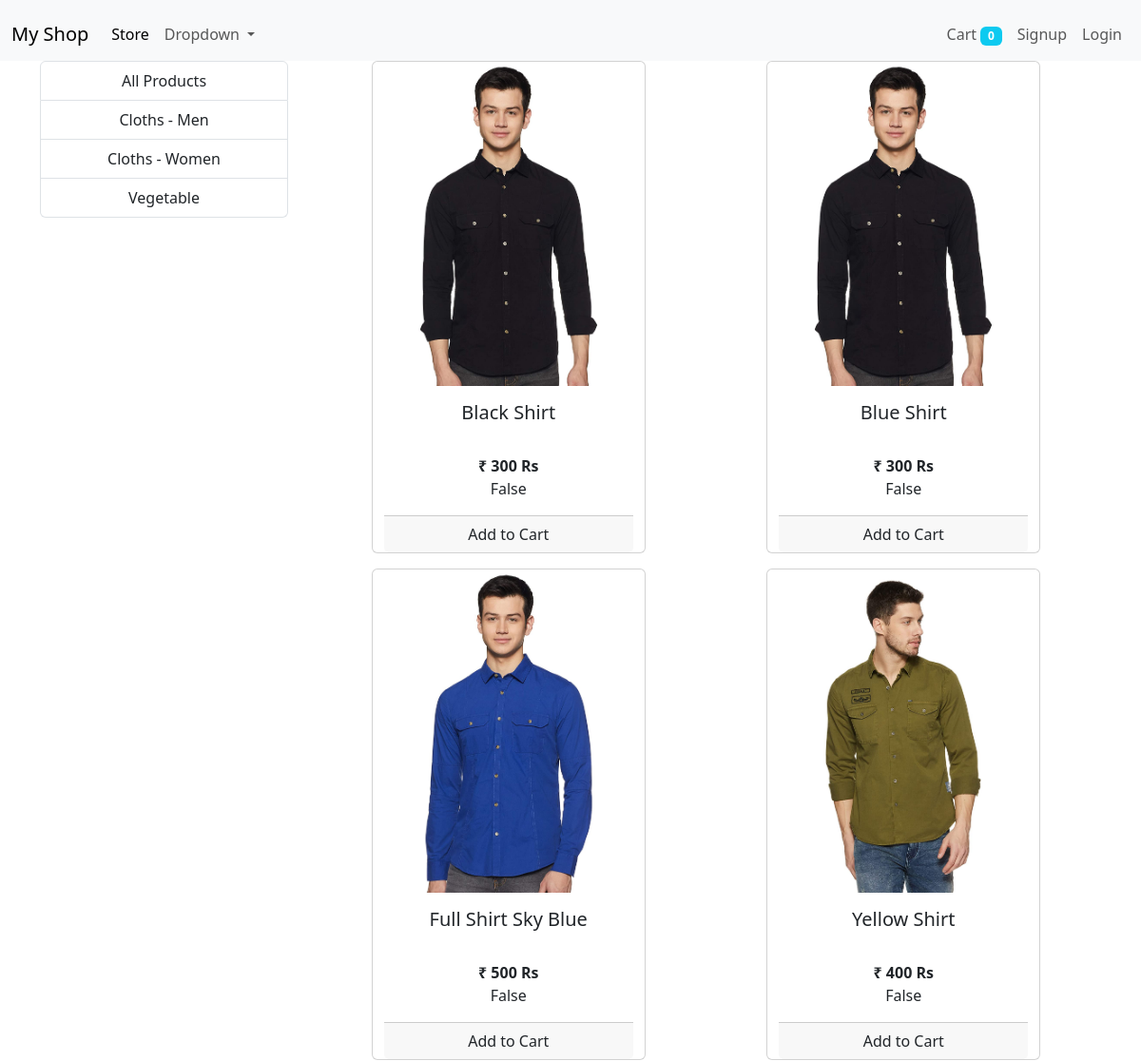
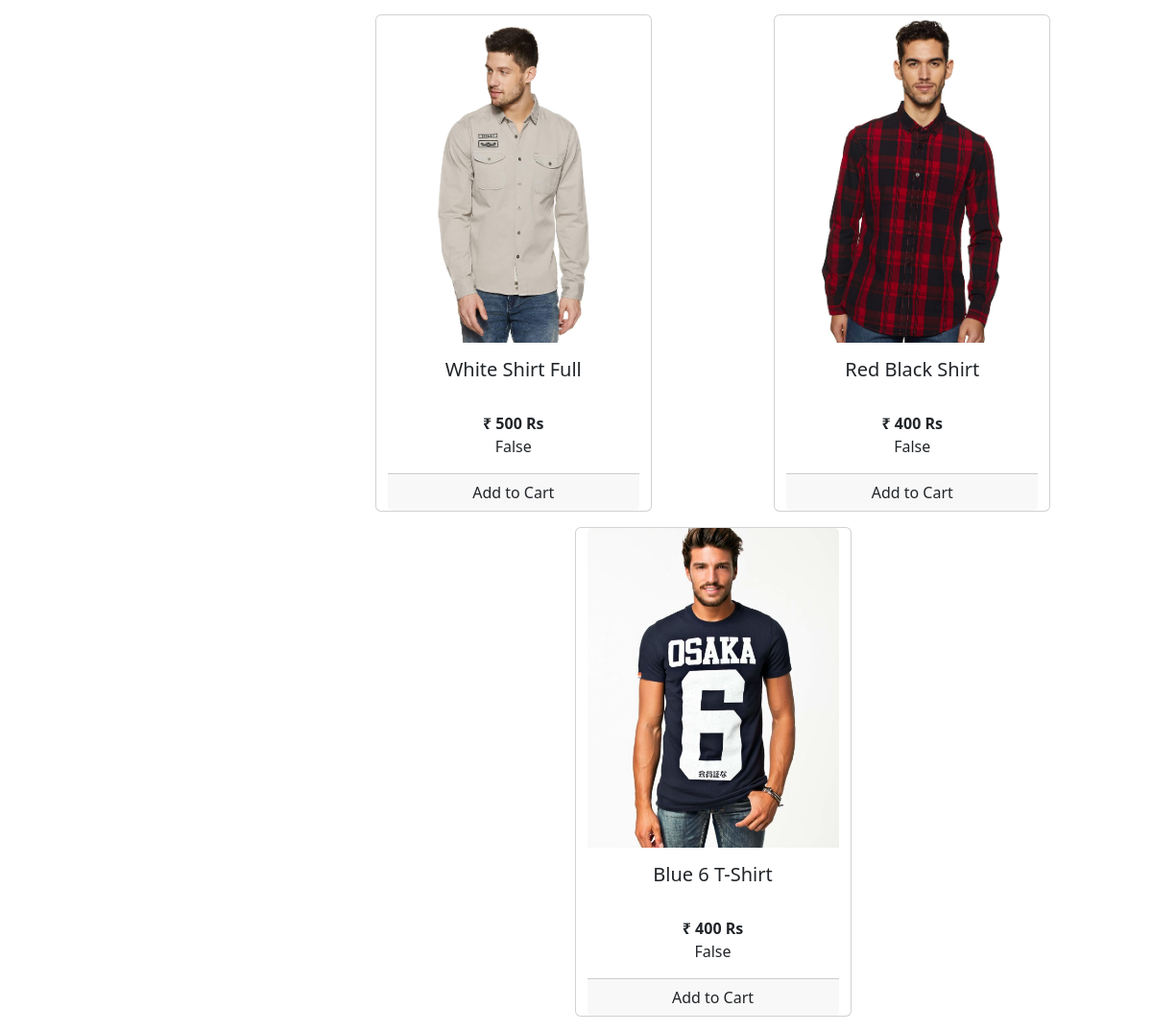
/?category=1, run on the app's committed database (2 pictures, top to bottom).
### Store/models/category.py (models this page shows, shortened)
class category(models.Model):
    name = models.CharField(max_length=20)
    @staticmethod
    def get_all_categories():
         return category.objects.all()

### Store/models/product.py (models this page shows, shortened)
class product (models.Model):
    name = models.CharField(max_length=50)
    price = models.IntegerField(default=0)
    category = models.ForeignKey(category, on_delete = models.CASCADE, default = 1)
    description = models.CharField(max_length=200, default='', null=True, blank=True)
    image = models.ImageField(upload_to='uploads/products/')
    @staticmethod
    def get_all_products_by_categoryid(category_id):
        if category_id:
            return product.objects.filter(category = category_id)
        else:
            return product.get_all_products()

### Store/views/home.py (the view, shortened to what this page needs)
# urls.py: path('', home.Index.as_view(), name='homepage'),
class Index(View):
    def get(self, request):
        cart = request.session.get('cart')
        if not cart:
            request.session['cart'] = {}
        products = None
        categories = category.get_all_categories()
        categoryID = request.GET.get('category')
        if categoryID:
            products = product.get_all_products_by_categoryid(categoryID)
        else:
            products = product.get_all_products()
        data = {}
        data ['products'] = products
        data ['categories'] = categories
        return render(request, "index.html", data)

### Store/templatetags/cart.py (called while the page is built)
@register.filter(name='is_in_cart')
def is_in_cart(product, cart):
    keys=cart.keys()
    for id in keys:
        if int(id) == product.id:
            return True
    return False

### Store/templatetags/custom_filter.py (called while the page is built)
@register.filter(name='currency')
def currency(number):
    return "₹ "+str(number)

### Store/templates/index.html (shortened to what this page needs)
{% extends 'base.html' %}
{% block content%}
{% load cart %}
{% load custom_filter %}
<div class="container text-center">
  <div class="row">
    <div class="col-lg-3 mx-auto">
      <div class="list-group">
        <a href="/" class="list-group-item">All Products</a>
        {% for category in categories %}
        <a href="/?category={{category.id}}" class="list-group-item">{{category.name}}</a>
        {% endfor %}
      </div>
    </div>
    <div id="products" class="col-lg-9 mx-auto">
      <div class="row mx-auto">
        {% for product in products %}
            <div class="card mx-auto mb-3" id="{{product.id}}" style="width: 18rem;">
                <img src="{{product.image.url}}" class="card-img-top" alt="...">
                <div class="card-body">
                    <h5 class="card-title">{{product.name}}</h5>
                    <p class="card-text"><br><b>{{product.price|currency}} Rs</b><br></p>
                    {{product|is_in_cart:request.session.cart}}
                </div>
                <div class="card-footer p-0  no-gutter">
                  {% if product|is_in_cart:request.session.cart %}
                  <div class="d-flex">
                    <form action="/#{{product.id}}" class="col-2" method="post">
                      {% csrf_token %}
                      <input hidden type="text" name='product' value='{{product.id}}'>
                      <input hidden type="text" name='remove' value='True'>
                      <input type="submit" value=" - " class="btn btn-block btn-secondary">
                    </form>
                    <div class="text-center col">{{product|cart_quantity:request.session.cart}} in Cart</div>
                    <form action="/#{{product.id}}" class="col-2" method="post">
                      {% csrf_token %}
                      <input hidden type="text" name='product' value='{{product.id}}'>
                      <input type="submit" value=" + " class="btn btn-block btn-secondary">
                    </form>
                  </div>
                  {% else %}
                  <form action="/#{{product.id}}" method="POST" class="btn-block">
                    <input type="submit" class="btn btn-block" value="Add to Cart">
                  </form>
                  {% endif %}
                </div>
            </div>
        {% endfor%}
      </div>
    </div>
  </div>
</div>
{% endblock %}

### data on the page
category: name "Cloths - Men"
category: name "Cloths - Women"
category: name "Vegetable"
product: image (picture), name "Black Shirt", price "₹ 300", session "False"
product: image (picture), name "Blue Shirt", price "₹ 300", session "False"
product: image (picture), name "Full Shirt Sky Blue", price "₹ 500", session "False"
product: image (picture), name "Yellow Shirt", price "₹ 400", session "False"
product: image (picture), name "White Shirt Full", price "₹ 500", session "False"
product: image (picture), name "Red Black Shirt", price "₹ 400", session "False"
product: image (picture), name "Blue 6 T-Shirt", price "₹ 400", session "False"

### other printed values
{{ request.session.cart.keys|length }} "0"
